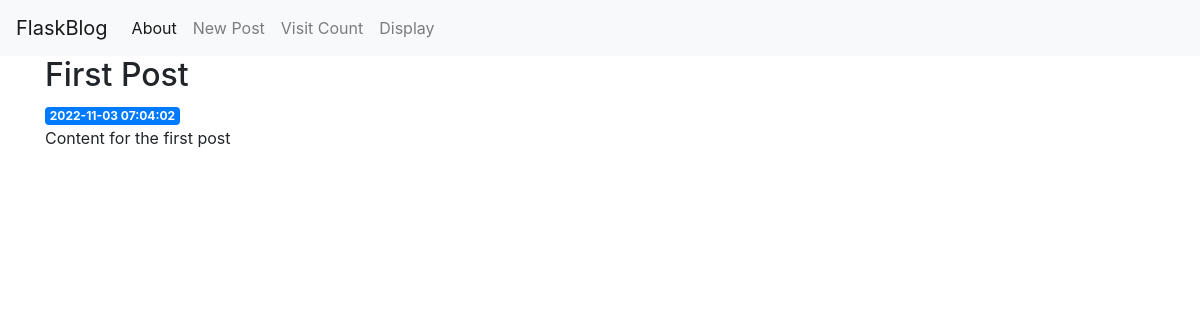
Before: /1 with the older database file.
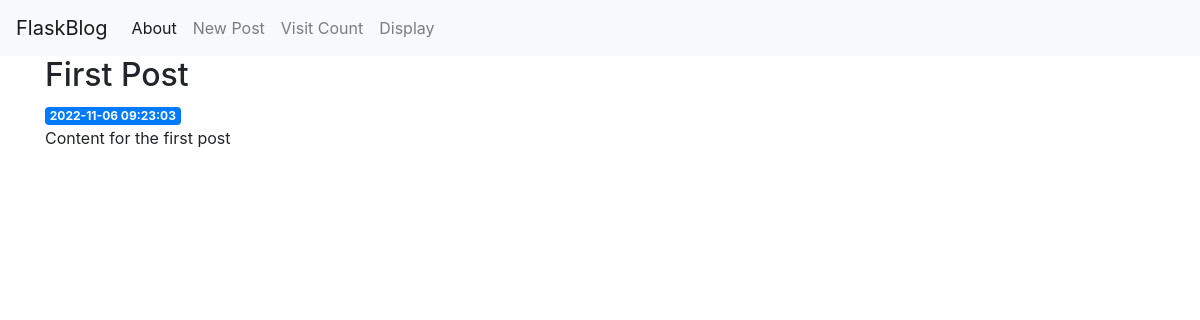
After: the same page with the newer database file.
### tables this page shows
CREATE TABLE posts (
        id INTEGER PRIMARY KEY AUTOINCREMENT,
        created TIMESTAMP NOT NULL DEFAULT CURRENT_TIMESTAMP,
        title TEXT NOT NULL,
        content TEXT NOT NULL
    );

### flask_code/app.py (the view)
@app.route('/<int:post_id>')
def post(post_id):
    post = get_post(post_id)
    return render_template('post.html', post=post)

### flask_code/app.py (called while the page is built)
def get_db_connection():
    conn = sqlite3.connect('database.db')
    conn.row_factory = sqlite3.Row
    return conn

def get_post(post_id):
    conn = get_db_connection()
    post = conn.execute('SELECT * FROM posts WHERE id = ?',
                        (post_id,)).fetchone()
    conn.close()
    if post is None:
        abort(404)
    return post

### flask_code/templates/post.html
{% extends 'base.html' %}
{% block content %}
    <h2>{% block title %} {{ post['title'] }} {% endblock %}</h2>
    <span class="badge badge-primary">{{ post['created'] }}</span>
    <p>{{ post['content'] }}</p>
{% endblock %}

Changed rows visible on the page:
changed posts "First Post": created "2022-11-03 07:04:02" → "2022-11-06 09:23:03"
